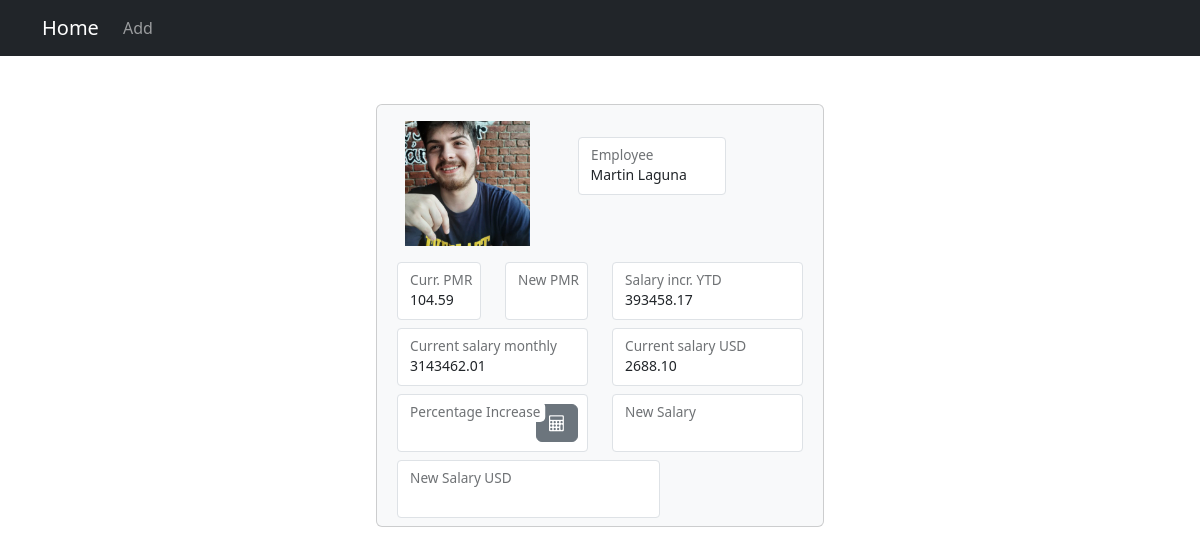
Page /employee/1/increase on the committed database.
### employees/models.py (models this page shows, shortened)
class Employee(models.Model):
	first_name = models.CharField(max_length=100)
	last_name = models.CharField(max_length=100)
	designation = models.CharField(max_length=100)
	photo = models.ImageField(upload_to='images', blank=True)
	band = models.CharField(max_length=2)
	pmr = models.DecimalField(max_digits=5, decimal_places=2)
	salary_increase_ytd = models.DecimalField(max_digits=10, decimal_places=2)
	salary_monthly = models.DecimalField(max_digits=10, decimal_places=2)
	salary_usd = models.DecimalField(max_digits=10, decimal_places=2)
	title = models.CharField(max_length=100)

### employees/views.py (the view, shortened to what this page needs)
# urls.py: path('employee/<int:pk>/increase', views.salaryIncrease, name='salaryIncrease'),
def salaryIncrease(request, pk):
	employee = get_object_or_404(Employee, pk=pk)
	if request.method == "GET":
		context = {
			'employee': employee
		}
		return render(request, 'salaryincrease.html', context)

### templates/salaryincrease.html (shortened to what this page needs)
{% extends 'base.html' %}
{% block content %}
<div class="card text-dark bg-light mb-3 mx-auto" style="max-width: 28rem;">
        <form method="POST" action="{% url 'calculateincrease' employee.id %}">
            <div class="row m-3">
                <div class="col-5">
                    <div class="form-floating">
                    {% if employee.photo %}
                    <img  src="{{ employee.photo.url }}" height="125" width="125">
                    {% endif %}
                    </div>
                </div>
                <div class="col-5 mt-3">
                	<div class="form-floating">
                	<input type="text" name="fullname" class="form-control form-control-sm" id="fullname"
                	value="{{ employee.first_name }} {{ employee.last_name }}" readonly>
                	<label for="fullname">Employee</label>
                	</div>
                </div>
            </div>
            <div class="row m-2">
            <div class="col-sm-3">
                <div class="form-floating">
                <input type="number" name="pmr" class="form-control form-control-sm" id="pmr" value="{{ employee.pmr }}" step="0.01" readonly>
                <label for="pmr">Curr. PMR</label>
            </div>
            </div>
            <div class="col-sm-3">
                {% if new_pmr %}
                <div class="form-floating">
                <input type="number" name="new_pmr" class="form-control form-control-sm" id="new_pmr" step="0.01" value="{{ new_pmr }}" readonly>
                <label for="new_pmr">New PMR</label>
                {% else %}
                <div class="form-floating">
                <input type="number" name="new_pmr" class="form-control form-control-sm" id="new_pmr" step="0.01" readonly>
                <label for="new_pmr">New PMR</label>
                {% endif %}
            </div>
            </div>
            <div class="col-sm-6">
                <div class="form-floating">
                <input type="number" name="salary_increase_ytd" class="form-control form-control-sm" id="salary_increase_ytd" value="{{ employee.salary_increase_ytd }}" step="0.01" readonly>
                <label for="salary_increase_ytd">Salary incr. YTD</label>
                </div>
            </div>
            </div>
            <div class="row m-2">
            <div class="col-sm-6">
                <div class="form-floating">
                <input type="number" name="salary_monthly" class="form-control form-control-sm" id="salary_monthly" value="{{ employee.salary_monthly }}" step="0.01" readonly>
                <label for="salary_monthly">Current salary monthly</label>
            </div>
            </div>
            <div class="col-sm-6">
            <div class="form-floating">
                <input type="number" name="salary_usd" class="form-control form-control-sm" id="salary_usd" value="{{ employee.salary_usd}}" step="0.01" readonly>
                <label for="salary_usd">Current salary USD</label>
            </div>
            </div>
        	</div>
            <div class="row m-2">
            <div class="col-sm-6">
            <div class="form-floating">
            {% if percen %}
                <input type="number" name="percentage" class="form-control form-control-sm" id="percentage" step="0.01" value="{{ percen }}" required>
                <label for="percentage">Percentage Increase</label>
                <span style="position: absolute; float: right; bottom: 10px; right: 10px; display:inline-block;">
                        <button type="submit" class="btn btn-secondary"><i class="fa fa-calculator"></i></a>
                </span>
                </div>
                </div>
            {% else %}
                <input type="number" name="percentage" class="form-control form-control-sm" id="percentage" step="0.01" required>
                <label for="percentage">Percentage Increase</label>
                <span style="position: absolute; float: right; bottom: 10px; right: 10px;">
                        <button type="submit" class="btn btn-secondary"><i class="fa fa-calculator"></i></a>
                </span>
                </div>
                </div>
            {% endif %}
            <div class="col-sm-6">
            {% if new_salary %}
            <div class="form-floating">
                <input type="number" name="new_salary" class="form-control form-control-sm" id="new_salary" step="0.01" value="{{ new_salary }}"readonly>
                <label for="new_salary">New Salary</label>
            </div>
            {% else %}
            <div class="form-floating">
                <input type="number" name="new_salary" class="form-control form-control-sm" id="new_salary" step="0.01" readonly>
                <label for="new_salary">New Salary</label>
            </div>
            {% endif %}
            </div>
            </div>
            <div class="row m-2">
            <div class="col-sm-8">
            {% if new_salary_usd %}
            <div class="form-floating">
                <input type="number" name="new_salary_usd" class="form-control form-control-sm" id="new_salary_usd" step="0.01" value="{{ new_salary_usd }}" readonly>
                <label for="new_salary_usd">New Salary USD</label>
            </div>
            {% else %}
            <div class="form-floating">
                <input type="number" name="new_salary_usd" class="form-control form-control-sm" id="new_salary_usd" step="0.01" readonly>
                <label for="new_salary_usd">New Salary USD</label>
            </div>
            {% endif %}
            </div>
            </form>
        </div>
        </div>
{% endblock %}

### employees/static/css/style.css (style rules this page uses)
input[type='text'] { box-sizing: border-box; }
input[type='number'] { box-sizing: border-box; }

### rows in the picture
Employee: photo (picture), fullname "Martin Laguna", pmr "104.59", salary_increase_ytd "393458.17", salary_monthly "3143462.01", salary_usd "2688.10"
